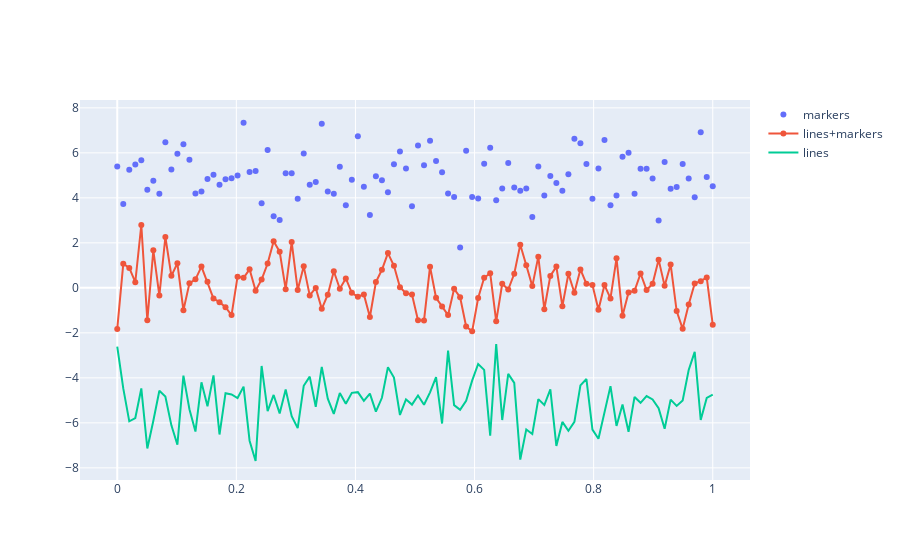

Notebook source saved alongside this figure:
### Code cell
fig = go.Figure()
fig.add_traces(go.Scatter(x=x, y=random_y0, mode='markers', name='markers'))
fig.add_traces(go.Scatter(x=x, y=random_y1, mode='lines+markers', name='lines+markers'))
fig.add_traces(go.Scatter(x=x, y=random_y2, mode='lines', name='lines'))
